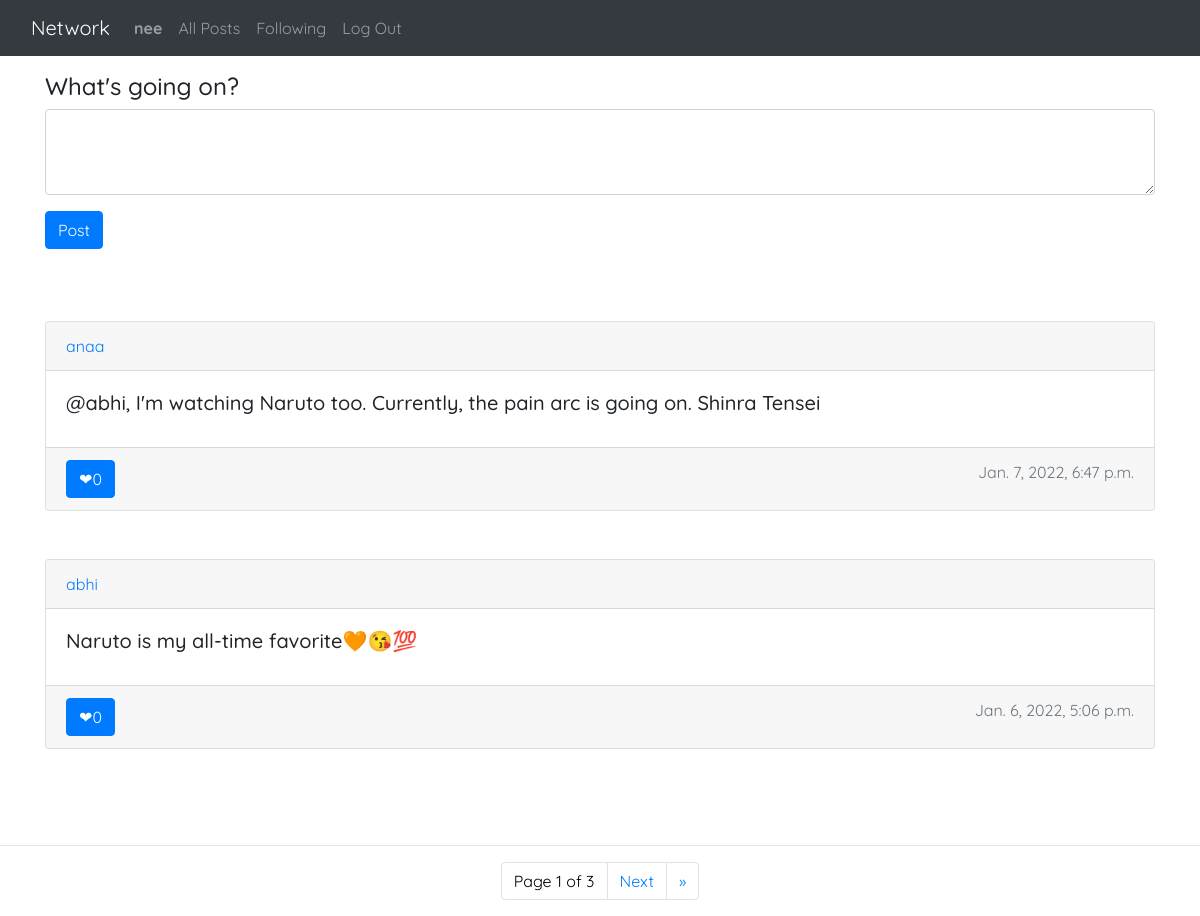
Screenshot of / (signed in) with the database file from the repository.
### network/models.py (models this page shows, shortened)
class User(AbstractUser):
    pass

class Post(models.Model):
    user = models.ForeignKey('User', on_delete = models.CASCADE, related_name = "author")
    content = models.CharField(max_length = 255)
    date = models.DateTimeField(default = timezone.now)
    likes = models.IntegerField(default = 0)

### network/views.py (the view, shortened to what this page needs)
# urls.py: path("", views.index, name="index"),
def index(request):
    if request.method == "GET":
        posts = Post.objects.all().order_by('-date')
        paginator = Paginator(posts, 2)
        page_number = request.GET.get('page')
        page_obj = paginator.get_page(page_number)
        print("\n\n", page_obj,"\n\n")
        return render(request, "network/index.html", {
            "posts":posts,
            'page_obj': page_obj
        })
    return render(request, "network/index.html")

### network/templates/network/index.html (shortened to what this page needs)
{% extends "network/layout.html" %}
{% block body %}
    {% if user.is_authenticated %}
        <div class="container my-3">
            <form action="{% url 'index' %}" method="post">
                <div class="form-group">
                    <label class="h4" for="content">What's going on?</label>
                    <textarea class="form-control" id="content" rows="3" name="content"></textarea>
                </div>
                <button type="submit" class="btn btn-primary">Post</button>
                <br><br>
            </form>
        </div>
    {% endif %}
    <div class="container my-5">
        {% for post in page_obj %}
            <div class="card ">
                <div class="card-header">
                    <a href="{% url 'profile' post.user %}">{{post.user.username}}</a>
                </div>
                <div class="card-body">
                    <h5 class="card-title">{{ post.content }}</h5>
                </div>
                <div class="card-footer text-muted" >
                    <a href="#" class="btn btn-primary" style="float: left;"><span >&#x2764;</span>{{post.likes}}</a>
                    <span style="float: right;">{{ post.date }}</span>
                </div>
            </div>
            <br><br>
       {% endfor %}
    </div>
    <hr>
    <ul class="pagination justify-content-center">
        <li class="current page-item">
            <span class="page-link" style="color: black;">Page {{ page_obj.number }} of {{ page_obj.paginator.num_pages }}</span>
        </li>
        {% if page_obj.has_next %}
            <li class="page-item">
                <a class="page-link" href="?page={{ page_obj.next_page_number }}">Next</a>
            </li>
            <li class="page-item">
                <a class="page-link" href="?page={{ page_obj.paginator.num_pages }}"> &raquo;</a>
            </li>
        {% endif %}
      </ul>
{% endblock %}

### network/templates/network/layout.html (shortened to what this page needs)
{% load static %}
<!DOCTYPE html>
<html lang="en">
    <head>
        <link rel="stylesheet" href="https://stackpath.bootstrapcdn.com/bootstrap/4.4.1/css/bootstrap.min.css">
        <link href="{% static 'network/styles.css' %}" rel="stylesheet">
    </head>
    <body>
        <nav class="navbar navbar-expand-lg navbar-dark bg-dark">
            <div class="container-fluid">
                <a class="navbar-brand" href="{% url 'index' %}">Network</a>
                <div class="collapse navbar-collapse" id="navbarSupportedContent">
                    <ul class="navbar-nav">
                        {% if user.is_authenticated %}
                            <li class="nav-item">
                                <a class="nav-link" href="{% url 'profile' user %}"><strong>{{ user.username }}</strong></a>
                            </li>
                        {% endif %}
                        <li class="nav-item">
                        <a class="nav-link" href="{% url 'index' %}">All Posts</a>
                        </li>
                        {% if user.is_authenticated %}
                            <li class="nav-item">
                                <a class="nav-link" href="{% url 'following' %}">Following</a>
                            </li>
                            <li class="nav-item">
                                <a class="nav-link" href="{% url 'logout' %}">Log Out</a>
                            </li>
                        {% endif %}
                    </ul>
                </div>
            </div>
        </nav>
        <div class="body">
            {% block body %}
            {% endblock %}
        </div>
    </body>
</html>

### network/static/network/styles.css (style rules this page uses)
* { font-family: 'Quicksand', sans-serif; }

### rows the page displays
User: username "nee"
Post: user.username "anaa", content "@abhi, I'm watching Naruto too. Currently, the pain arc is going on. Shinra Tensei", likes "0", date "Jan. 7, 2022, 6:47 p.m."
Post: user.username "abhi", content "Naruto is my all-time favorite🧡😘💯", likes "0", date "Jan. 6, 2022, 5:06 p.m."

### other values shown
{{ page_obj.number }} "1"
{{ page_obj.paginator.num_pages }} "3"
